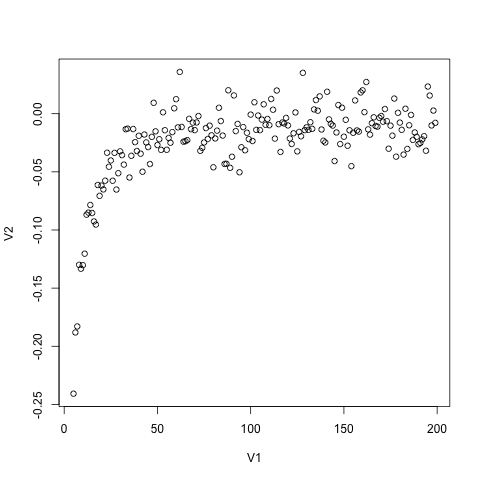

Recreate this plot in R.

a <-read.csv("trial-20171229141237.csv", header = FALSE)
plot(a)
png("trial-20171229141237.csv.png")
plot(a)

